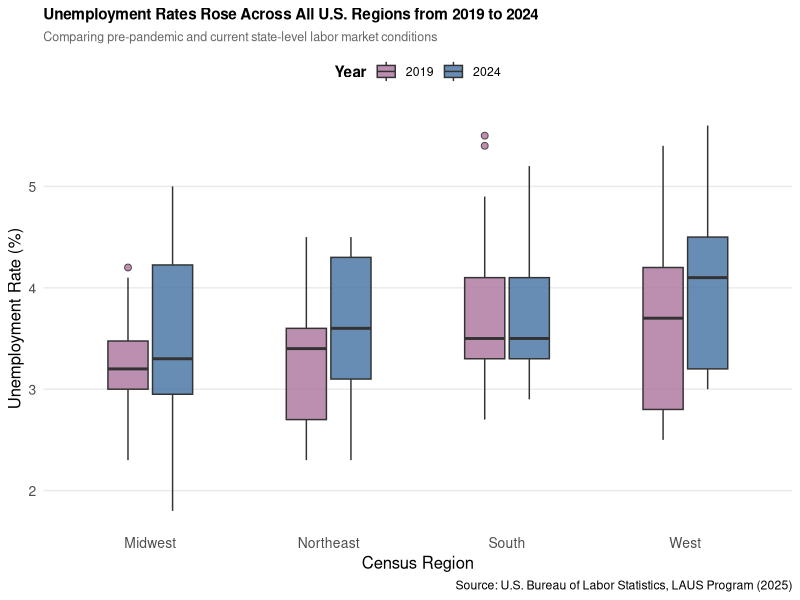
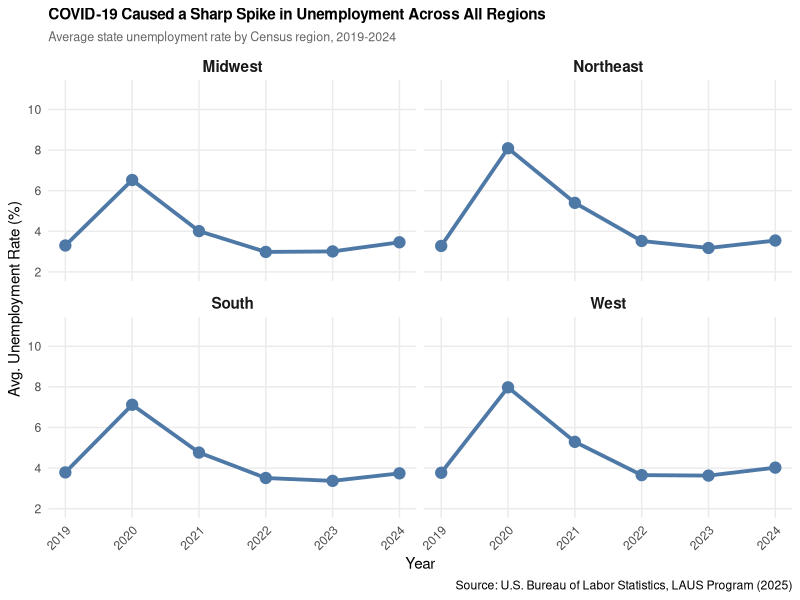

Source code (R) for these figures, in order:
## ---- chunk 1
knitr::opts_chunk$set(echo = TRUE, highlight=FALSE)
## ---- chunk 2
library(tidyverse)
library(knitr)

unemp <- read_csv("state_unemployment.csv")

unemp_long <- unemp %>%
  pivot_longer(cols = `2019`:`2024`,
               names_to = "Year",
               values_to = "Rate") %>%
  mutate(Year = as.integer(Year))
## ---- chunk 3
library(kableExtra)

# Numerical Summary 1: Regional statistics for 2024
region_summary <- unemp %>%
  group_by(Region) %>%
  summarise(
    N      = n(),
    Mean   = round(mean(`2024`, na.rm = TRUE), 2),
    Median = round(median(`2024`, na.rm = TRUE), 2),
    SD     = round(sd(`2024`, na.rm = TRUE), 2),
    Min    = round(min(`2024`, na.rm = TRUE), 2),
    Max    = round(max(`2024`, na.rm = TRUE), 2),
    .groups = "drop"
  ) %>%
  arrange(desc(Mean))

kable(region_summary,
      caption = "\\textbf{Summary Statistics of State Unemployment Rates (\\%) by Census Region, 2024}",
      col.names = c("Region", "N", "Mean", "Median", "Std Dev", "Min", "Max"),
      align = "lrrrrrr",
      booktabs = TRUE) %>%
  kable_styling(latex_options = c("striped", "hold_position"),
                full_width = FALSE,
                font_size = 13) %>%
  column_spec(1, width = "2.5cm") %>%
  column_spec(2:7, width = "1.5cm")
## ---- chunk 4
library(kableExtra)

# Numerical Summary 2: Five highest and five lowest states in 2024
top5_high <- unemp %>%
  arrange(desc(`2024`)) %>%
  slice(1:5) %>%
  select(State, Region, `2024`) %>%
  mutate(Group = "Highest 5")

top5_low <- unemp %>%
  arrange(`2024`) %>%
  slice(1:5) %>%
  select(State, Region, `2024`) %>%
  mutate(Group = "Lowest 5")

kable(bind_rows(top5_high, top5_low),
      caption = "\\textbf{Five Highest and Five Lowest State Unemployment Rates, 2024}",
      col.names = c("State", "Census Region", "Rate (%)", "Group"),
      align = "llrl",
      booktabs = TRUE,
      longtable = FALSE) %>%
  kable_styling(latex_options = c("striped", "hold_position", "scale_down"),
                full_width = FALSE,
                font_size = 13) %>%
  column_spec(1, width = "3.5cm") %>%
  column_spec(2, width = "3cm") %>%
  column_spec(3:4, width = "2cm")
## ---- chunk 5
# Graphical Summary 1: Side by side boxplots 2019 vs 2024
unemp_long %>%
  filter(Year %in% c(2019, 2024)) %>%
  mutate(Year = factor(Year)) %>%
  ggplot(aes(x = Region, y = Rate, fill = Year)) +
  geom_boxplot(width = 0.5, outlier.shape = 21,
               outlier.size = 2, alpha = 0.85) +
  scale_fill_manual(values = c("2019" = "#B07AA1",
                               "2024" = "#4E79A7")) +
  labs(
    title    = "Unemployment Rates Rose Across All U.S. Regions from 2019 to 2024",
    subtitle = "Comparing pre-pandemic and current state-level labor market conditions",
    x        = "Census Region",
    y        = "Unemployment Rate (%)",
    fill     = "Year",
    caption  = "Source: U.S. Bureau of Labor Statistics, LAUS Program (2025)"
  ) +
  theme_minimal(base_size = 11) +
  theme(legend.position = "top",
        legend.title = element_text(face = "bold"),
        plot.title = element_text(face = "bold", size = 11),
        plot.subtitle = element_text(size = 9, color = "gray40"),
        panel.grid.minor = element_blank(),
        panel.grid.major.x = element_blank(),
        axis.title = element_text(size = 12),
        axis.text = element_text(size = 10))
## ---- chunk 6
# Graphical Summary 2: Faceted line chart by region 2019-2024
unemp_long %>%
  group_by(Region, Year) %>%
  summarise(Mean_Rate = mean(Rate, na.rm = TRUE), .groups = "drop") %>%
  ggplot(aes(x = Year, y = Mean_Rate)) +
  geom_line(linewidth = 1.3, color = "#4E79A7") +
  geom_point(size = 3.5, color = "#4E79A7") +
  geom_area(alpha = 0.15, fill = "#4E79A7") +
  facet_wrap(~Region, nrow = 2) +
  scale_x_continuous(breaks = 2019:2024) +
  scale_y_continuous(limits = c(2, 11),
                     breaks = seq(2, 11, by = 2)) +
  labs(
    title   = "COVID-19 Caused a Sharp Spike in Unemployment Across All Regions",
    subtitle = "Average state unemployment rate by Census region, 2019-2024",
    x       = "Year",
    y       = "Avg. Unemployment Rate (%)",
    caption = "Source: U.S. Bureau of Labor Statistics, LAUS Program (2025)"
  ) +
  theme_minimal(base_size = 11) +
  theme(plot.title = element_text(face = "bold", size = 11),
        plot.subtitle = element_text(size = 9, color = "gray40"),
        strip.text = element_text(face = "bold", size = 11),
        panel.grid.minor = element_blank(),
        axis.text.x = element_text(angle = 45, hjust = 1))
